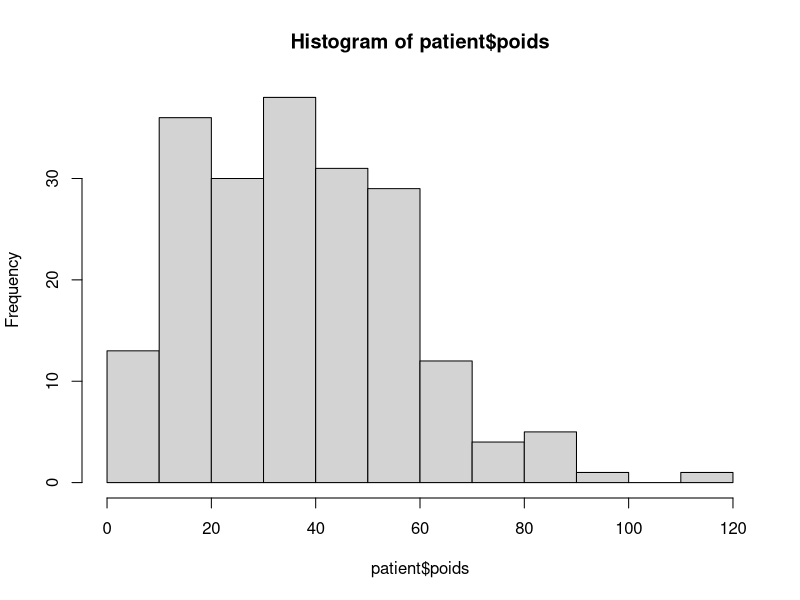
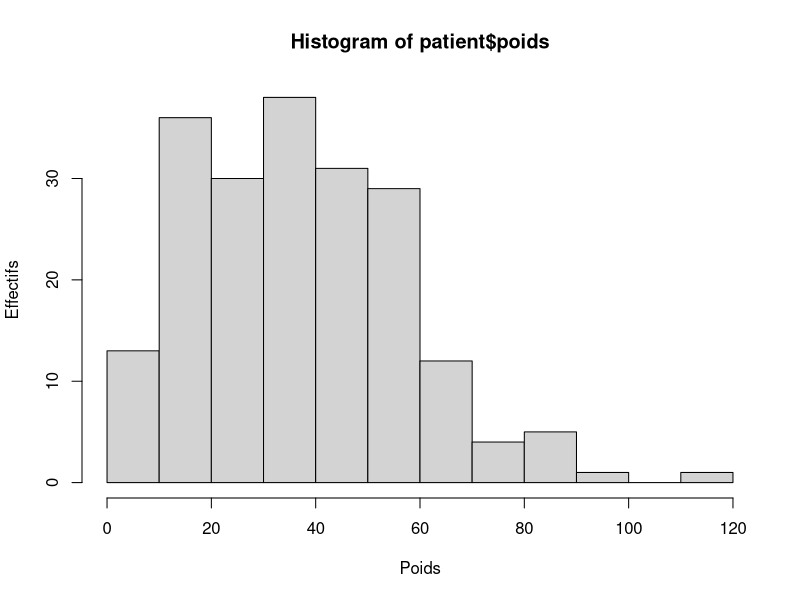
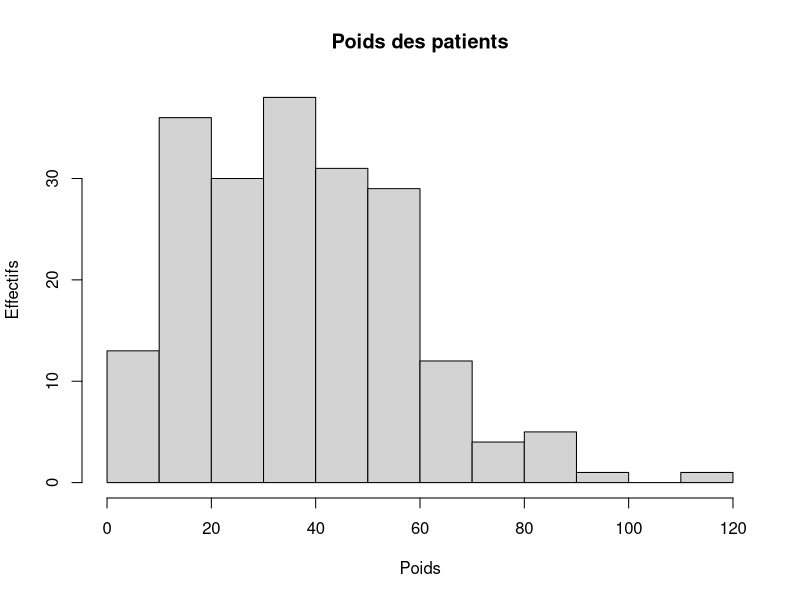
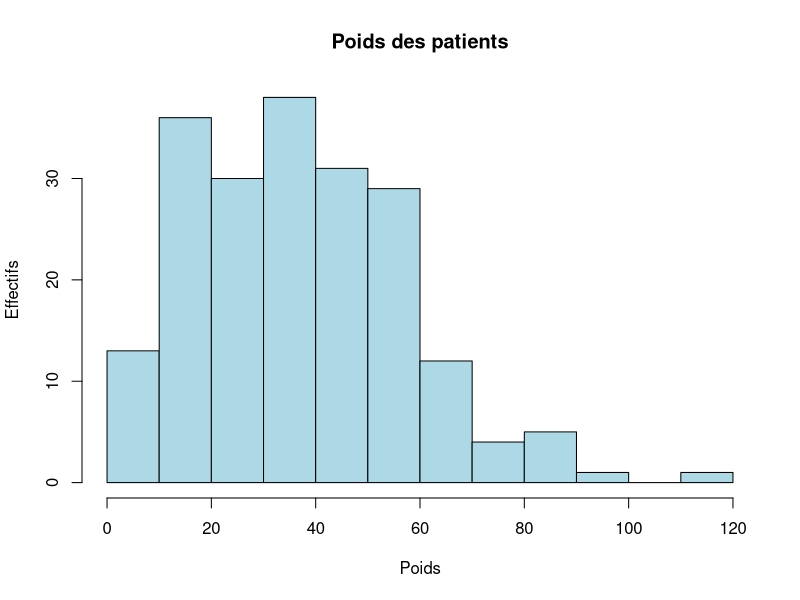
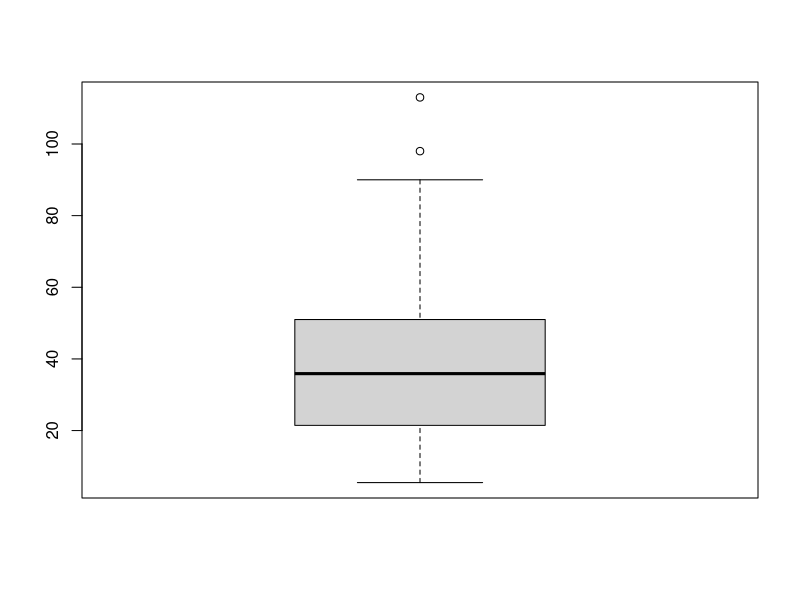
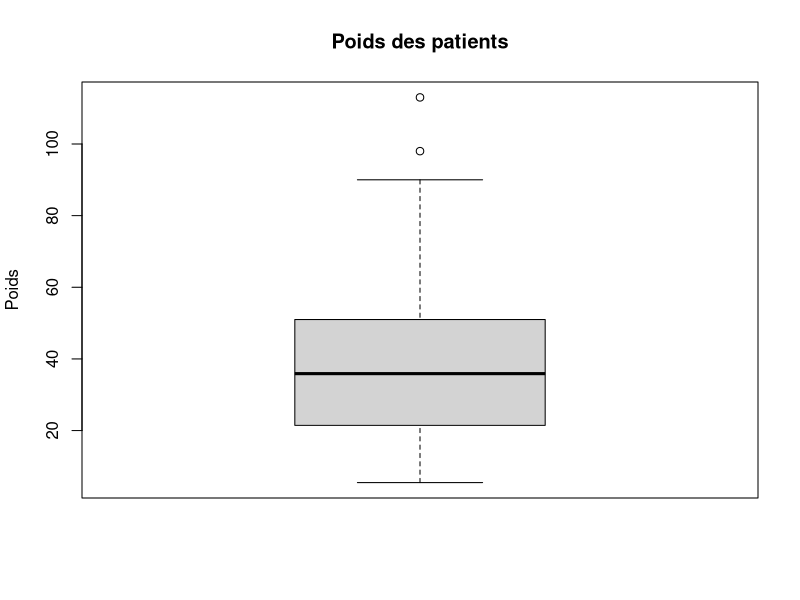
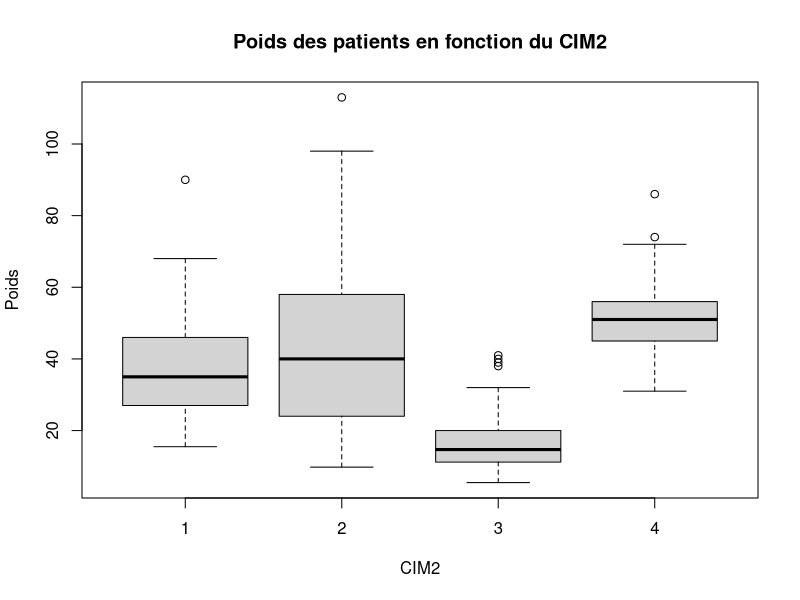
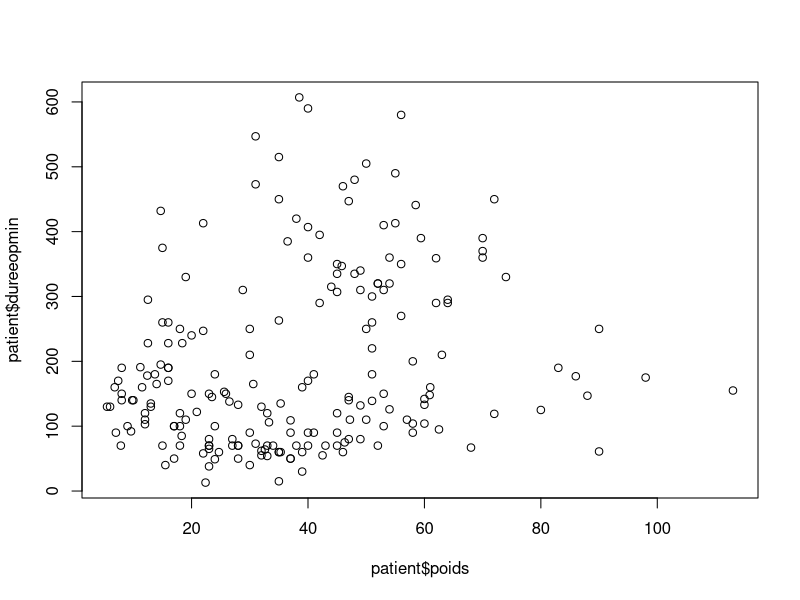

Write R code to recreate these figures, in order.
## ---- chunk 1
knitr::opts_chunk$set(echo = TRUE)
require(tidyverse)
patient <- read_csv("data/patient.csv")
## ---- chunk 2
hist(patient$poids)
## ---- chunk 3
hist(patient$poids,xlab="Poids",ylab="Effectifs")
## ---- chunk 4
hist(patient$poids,xlab="Poids",ylab="Effectifs",main="Poids des patients")
## ---- chunk 5
hist(patient$poids,xlab="Poids",ylab="Effectifs",main="Poids des patients",col="lightblue")
## ---- chunk 6
boxplot(patient$poids)
## ---- chunk 7
boxplot(patient$poids,ylab="Poids",main="Poids des patients")

## ---- chunk 8
boxplot(poids ~ CIM2, data = patient,ylab="Poids",main="Poids des patients en fonction du CIM2") 
## ---- chunk 9
plot(patient$poids,patient$dureeopmin)
## ---- chunk 10
plot(patient$poids,patient$dureeopmin,xlab="Poids",ylab="Durée opération en minutes")
## ---- chunk 11
plot(dureeopmin ~ poids,data=patient,xlab="Poids",ylab="Durée opération en minutes")
## ---- chunk 12
coefficients <- lm(dureeopmin~poids,data=patient)
plot(patient$poids,patient$dureeopmin,xlab="Poids",ylab="Durée opération en minutes")
abline(coefficients)
## ---- chunk 13
coefficients <- lm(dureeopmin~poids,data=patient)
plot(patient$poids,patient$dureeopmin,xlab="Poids",ylab="Durée opération en minutes",
     xlim=c(0,150),ylim=c(0,600))
abline(coefficients)
## ---- chunk 14
png("figure-1.png")
coefficients <- lm(dureeopmin~poids,data=patient)
plot(patient$poids,patient$dureeopmin,xlab="Poids",ylab="Durée opération en minutes",
     xlim=c(0,150),ylim=c(0,600))
abline(coefficients)
dev.off()
## ---- chunk 15
tableau <- table(patient$sexe)
barplot(tableau, main = "CIM2", ylab = "Effectifs")
## ---- chunk 16
tableau <- table(patient$CIM2,patient$sexe)
barplot(tableau, main = "CIM2", ylab = "Effectifs")
## ---- chunk 17
library(ggplot2)
## ---- chunk 18
ggplot(patient)
## ---- chunk 19
ggplot(patient,aes(poids))
## ---- chunk 20
ggplot(patient,aes(poids))+geom_histogram()
## ---- chunk 21
ggplot(patient,aes(poids))+geom_histogram()+
  scale_x_continuous(limits = c(0,150)) +
  scale_y_continuous(limits = c(0,20))
## ---- chunk 22
ggplot(patient,aes(poids))+geom_histogram(bins=10)+
  scale_x_continuous(limits = c(0,150))
## ---- chunk 23
ggplot(patient,aes(poids))+geom_histogram()+
  scale_x_continuous(limits = c(0,150)) + 
  ggtitle("Poids des patients") + 
  xlab("Poids") + 
  ylab("Effectifs")
## ---- chunk 24
ggplot(patient,aes(poids))+geom_histogram(fill ="lightblue", colour = "black")+
  scale_x_continuous(limits = c(0,150)) + 
  ggtitle("Poids des patients") + 
  xlab("Poids") + 
  ylab("Effectifs")
## ---- chunk 25
ggplot(patient,aes(poids,fill=sexe))+geom_histogram(color="black")+
  scale_x_continuous(limits = c(0,150)) + 
  ggtitle("Poids des patients") + 
  xlab("Poids") + 
  ylab("Effectifs")
## ---- chunk 26
ggplot(patient,aes(poids,fill=sexe))+geom_histogram(color="black")+
  scale_x_continuous(limits = c(0,150)) + 
  ggtitle("Poids des patients") + 
  xlab("Poids") + 
  ylab("Effectifs") +
  facet_grid(sexe ~ .)
## ---- chunk 27
ggplot(patient,aes(poids))+geom_histogram(color="black")+
  scale_x_continuous(limits = c(0,150)) + 
  ggtitle("Poids des patients") + 
  xlab("Poids") + 
  ylab("Effectifs") +
  facet_grid(sexe ~ Hopital)
## ---- chunk 28
ggplot(patient,aes(poids))+geom_histogram(aes(y = ..density..),color="black")+
  scale_x_continuous(limits = c(0,150)) + 
  ggtitle("Poids des patients") + 
  xlab("Poids") + 
  ylab("Densité") +
  facet_grid(sexe ~ Hopital)

## ---- chunk 29
ggplot(patient,aes(x=poids,fill=sexe))+geom_boxplot()+
  ggtitle("Poids des patients") + 
  xlab("Poids") + 
  ylab("Densité") +
  facet_grid(Hopital ~ .)
## ---- chunk 30
ggplot(patient,aes(x=sexe,y=poids))+geom_boxplot()+
  ggtitle("Poids des patients") + 
  xlab("Poids") + 
  ylab("Densité") +
  facet_grid(Hopital ~ .)
## ---- chunk 31
ggplot(patient,aes(poids))+geom_boxplot()+
  ggtitle("Poids des patients") + 
  xlab("Poids") + 
  ylab("Densité") +
  facet_grid(sexe ~ Hopital)
## ---- chunk 32
ggplot(patient,aes(x=poids,y=dureeopmin))+geom_point(aes(col=sexe))+
  ggtitle("Caractéristiques des patients") + 
  xlab("Poids") + 
  ylab("Durée de l'opération en minutes") 
## ---- chunk 33
ggplot(patient,aes(x=poids,y=dureeopmin))+geom_point(aes(col=sexe))+
  ggtitle("Caractéristiques des patients") + 
  xlab("Poids") + 
  ylab("Durée de l'opération en minutes") +
  facet_grid(CIM2 ~ Hopital)

## ---- chunk 34
ggplot(patient,aes(x=poids,y=dureeopmin))+geom_point(aes(col=sexe))+
  geom_smooth(method="lm") +
  ggtitle("Caractéristiques des patients") + 
  xlab("Poids") + 
  ylab("Durée de l'opération en minutes") +
  facet_grid(CIM2 ~ Hopital)
## ---- chunk 35
ggplot(patient,aes(x=poids,y=dureeopmin))+geom_point(aes(col=sexe))+
  geom_smooth() +
  ggtitle("Caractéristiques des patients") + 
  xlab("Poids") + 
  ylab("Durée de l'opération en minutes") +
  facet_grid(CIM2 ~ Hopital)
## ---- chunk 36
ggplot(patient,aes(x=poids,y=dureeopmin))+geom_point(aes(col=sexe))+
  geom_smooth(se=FALSE) +
  ggtitle("Caractéristiques des patients") + 
  xlab("Poids") + 
  ylab("Durée de l'opération en minutes") +
  facet_grid(CIM2 ~ Hopital)
## ---- chunk 37
ggplot(patient,aes(x=dureeopmin,y=totalechelle))+geom_point(aes(col=sexe))+
  geom_smooth(method="lm",se=FALSE) +
  ggtitle("Total des échelles de douleur et durée opération") + 
  xlab("Durée de l'opération en minutes") + 
  ylab("Total des échelles de douleur") +
  facet_grid(CIM2 ~ Hopital)
## ---- chunk 38
ggplot(patient,aes(sexe))+geom_bar()
## ---- chunk 39
ggplot(patient,aes(sexe))+geom_bar()+
  facet_grid(CIM2~Hopital)
## ---- chunk 40
require(reshape2)
tableau <- table(patient$sexe,patient$CIM2)
long <- melt(tableau,varnames = c("sexe","CIM2"),value.name = "value")
long
## ---- chunk 41
require(reshape2)
tableau <- table(patient$sexe,patient$CIM2)
tableau
## ---- chunk 42
long <- melt(tableau,varnames = c("sexe","CIM2"),value.name = "value")
## ---- chunk 43
ggplot(long,aes(x=sexe,y=value,fill=CIM2))+geom_bar(position = "stack",stat="identity")
## ---- chunk 44
ggplot(long,aes(x=CIM2,y=value,fill=sexe))+geom_bar(position = "dodge",stat="identity")
## ---- chunk 45
tableau <- table(patient$Hopital,patient$sexe,patient$CIM2)
long <- melt(tableau,varnames = c("Hopital","sexe","CIM2"),value.name = "value")
ggplot(long,aes(x=CIM2,y=value,fill=sexe))+
  geom_bar(position = "dodge",stat="identity")+
  facet_grid(Hopital ~ . )
## ---- chunk 46
ggplot(long,aes(x=CIM2,y=value,fill=sexe))+geom_bar(position = "dodge",stat="identity")
ggsave("mon-graphique.png")
## ---- chunk 47
tableau <- dcast(patient, UID + sexe ~ Hopital, value.var = "nbechelle")
tableau$poids <- ifelse(!is.na(tableau$A),tableau$A,tableau$B)

ggplot(tableau, aes(x=nbechelle) ) +
  geom_density( aes(x = A, y = ..density..), fill="#69b3a2" ) +
  geom_label(aes(x=90, y=0.01, label="Hopital A"), color="#69b3a2") +
  geom_density( aes(x = B, y = -..density..), fill= "#404080") +
  geom_label(aes(x=90,y=-0.01, label="Hopital B"), color="#404080")

